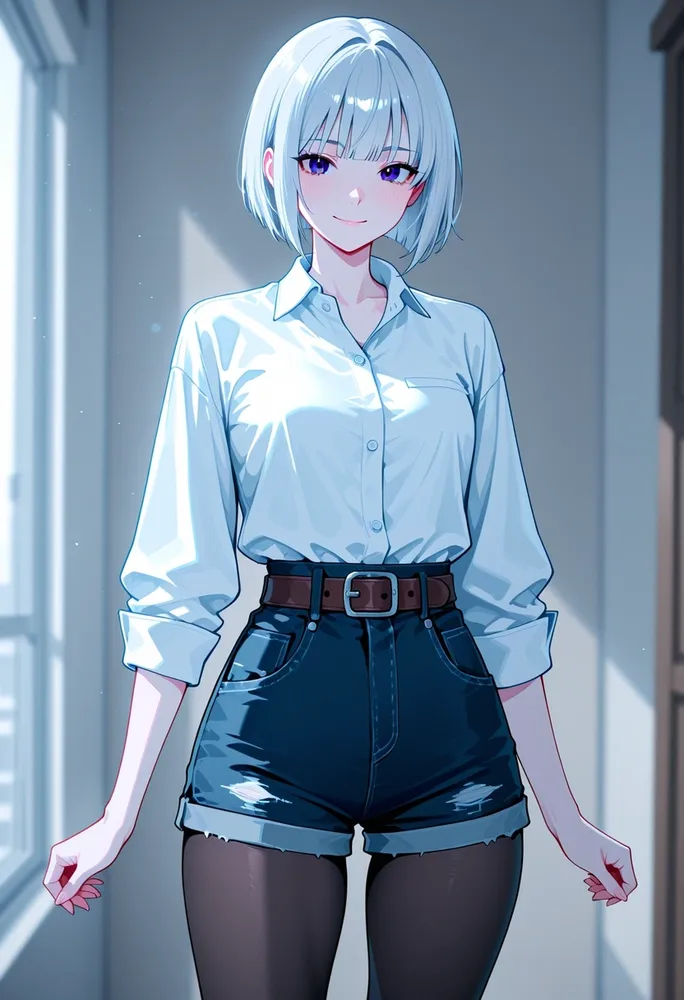
#> input picture projects/campus/references/aya.webp, 684 x 1000 px, shrunk from 832 x 1216 before the run
$ python -i geometry.py   (imports and definitions only)
#> lines starting #> are read from the running program, lines starting #| are printed output that depends on the picture; after the words box and inside, x2 and y2 are one past the last pixel; in counts of white or black regions, pixels touching at a corner belong together
"""
plepa_engine.censor.geometry
피부톤 마스크, BBox IoU/IoMin, 손 교차 판별 및 성기 주축·낭심 PCA 기하 추정 유틸리티.
"""

from __future__ import annotations

import math
from typing import Any, Dict, Optional, Sequence, Tuple, Union

import cv2
import numpy as np
from PIL import Image

from ._runtime import (
    _BASE_RESOLUTION,
    _compute_scale_factor,
    _normalize_censor_boxes,
    _odd_kernel,
    _restore_alpha,
    _scale_int,
    _split_rgb_and_alpha,
    _to_rgb_ndarray,
    facade_get,
)


def get_skin_mask(img_np: np.ndarray) -> np.ndarray:
    """
    2D 애니메이션 일러스트에서 밝은 피부 영역(살구빛/핑크빛)부터 구릿빛/태닝/음영 피부톤까지 고정밀 HSV 필터로 추출합니다.
    - Hue: [0, 32] 또는 [162, 180] (자연스러운 붉은빛~살구빛~구릿빛 피부톤)
    - Saturation: [15, 190] (무채색 흰색이나 고채도 원색 의상 픽셀 제외)
    - Value: [55, 255] (태닝 피부 및 짙은 음영 피부까지 포괄)
    """
    hsv = cv2.cvtColor(img_np, cv2.COLOR_RGB2HSV)
#> hsv: shape (1000, 684, 3); mean H, S, V 107, 78.2, 165.4
    lower1 = np.array([0, 15, 55], dtype=np.uint8)
    upper1 = np.array([32, 190, 255], dtype=np.uint8)
    mask1 = cv2.inRange(hsv, lower1, upper1)
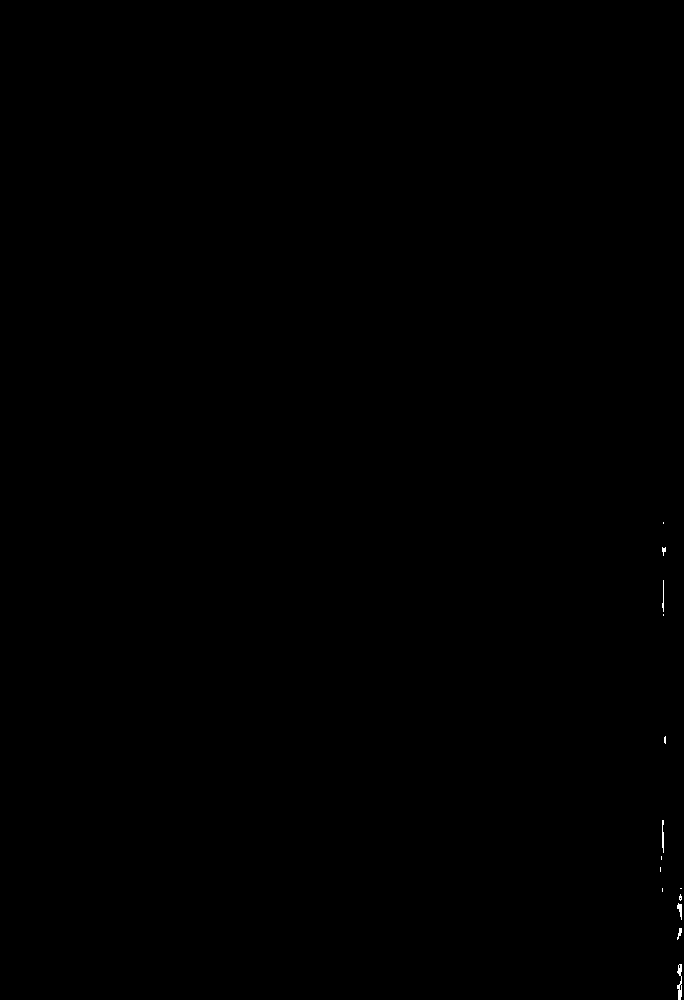
#> mask1: shape (1000, 684); 0.05% white in thin lines or dots, all inside (x1, y1, x2, y2) = (660, 522, 682, 1000)

    lower2 = np.array([162, 15, 55], dtype=np.uint8)
    upper2 = np.array([180, 190, 255], dtype=np.uint8)
    mask2 = cv2.inRange(hsv, lower2, upper2)
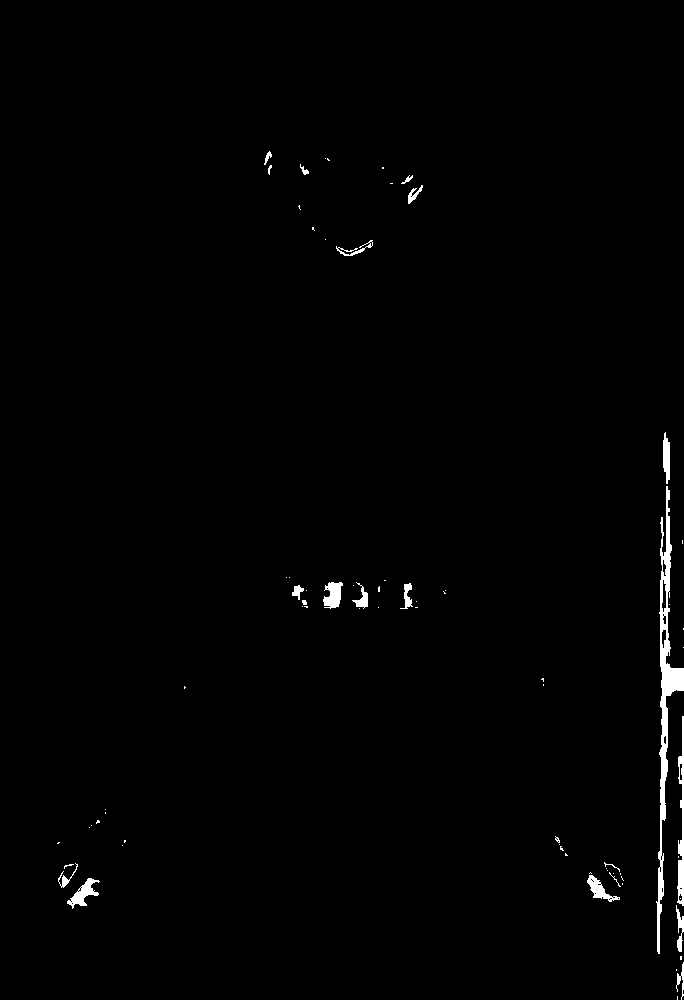
#> mask2: shape (1000, 684); 0.94% white; 74 white regions (53 under 20 px), largest, box (x1, y1, x2, y2) and area: (656, 486, 684, 954) 2931, (677, 716, 684, 906) 686, (67, 878, 100, 909) 388

    return cv2.bitwise_or(mask1, mask2)
#> returned value: shape (1000, 684); 0.99% white; 70 white regions (50 under 20 px), largest, box (x1, y1, x2, y2) and area: (656, 486, 684, 954) 3075, (676, 716, 684, 952) 961, (67, 878, 100, 909) 388


# [257 lines left out: functions _extract_roi_foreground_mask, _bbox_fallback_geometry, _slice_cross_width, _estimate_penis_axis_and_base, _rotated_rect_points, _box_iou and 2 more, not called in this run]

>>> import cv2
>>> picture = cv2.cvtColor(cv2.imread('../../projects/campus/references/aya.webp'), cv2.COLOR_BGR2RGB)
>>> result = get_skin_mask(picture)
